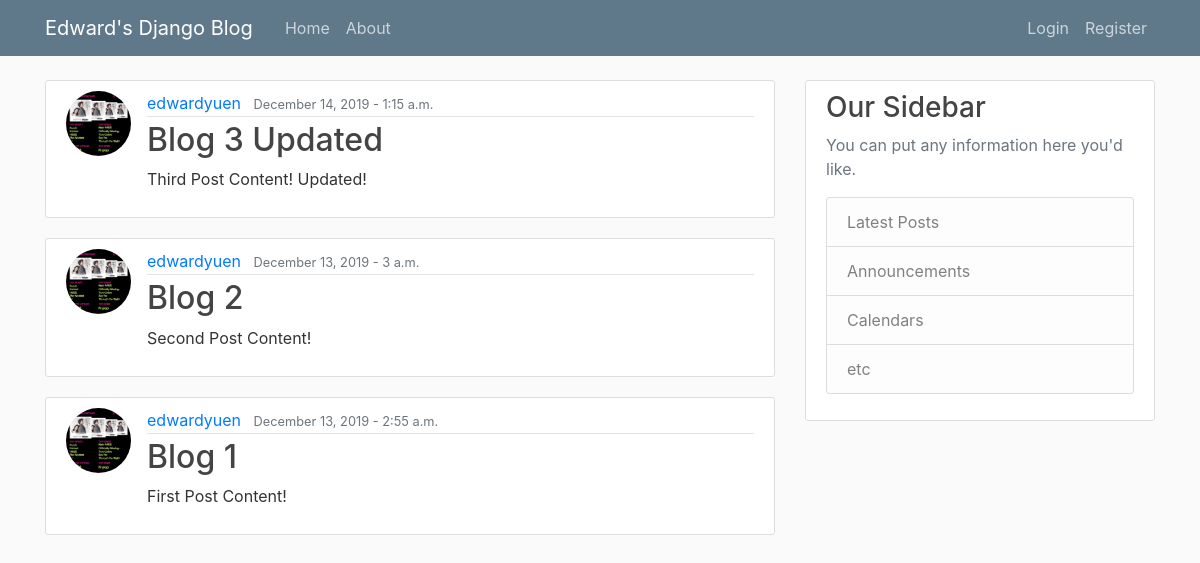
The app's page /, older data.
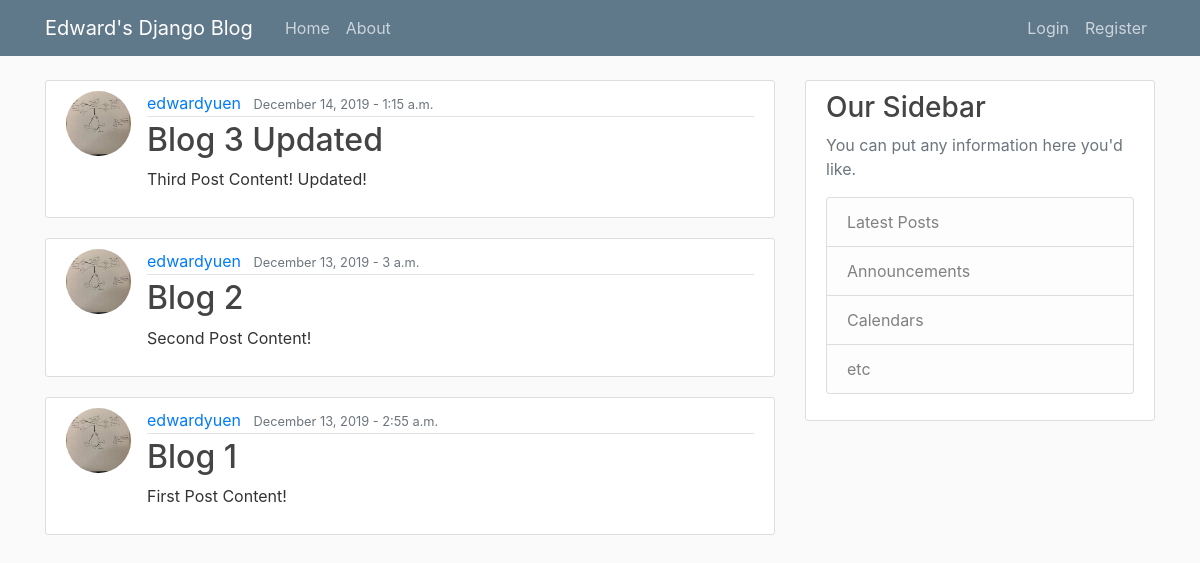
The same page, newer data.
### blog/models.py (models this page shows, shortened)
class Post(models.Model):
	title = models.CharField(max_length=100)
	content = models.TextField()
	date_posted = models.DateTimeField(default=timezone.now)
	author = models.ForeignKey(User, on_delete=models.CASCADE)

### users/models.py (models this page shows, shortened)
class Profile(models.Model):
	user = models.OneToOneField(User, on_delete=models.CASCADE)
	image = models.ImageField(default='default.jpg', upload_to='profile_pics')

### blog/views.py (the view)
# urls.py: path('', PostListView.as_view(), name='blog-home'),
class PostListView(ListView):
	model = Post
	template_name = 'blog/home.html'
	context_object_name = 'posts'
	ordering = ['-date_posted']
	paginate_by = 5

### blog/templates/blog/home.html
{% extends "blog/base.html" %}
{% block content %}
	{% for post in posts %}
		<article class="media content-section">
			<img class="rounded-circle article-img" src="{{ post.author.profile.image.url }}">
		  <div class="media-body">
		    <div class="article-metadata">
		      <a class="mr-2" href="#">{{ post.author }}</a>
		      <small class="text-muted">{{ post.date_posted|date:"F d, Y - P" }}</small>
		    </div>
		    <h2><a class="article-title" href="#">{{ post.title }}</a></h2>
		    <p class="article-content">{{ post.content }}</p>
		  </div>
		</article>
	{% endfor %}
{% endblock content %}

Row changes from the older to the newer data that the page shows:
changed through a linked row, Post "Blog 3 Updated": author.profile.image: a different picture
changed through a linked row, Post "Blog 2": author.profile.image: a different picture
changed through a linked row, Post "Blog 1": author.profile.image: a different picture
